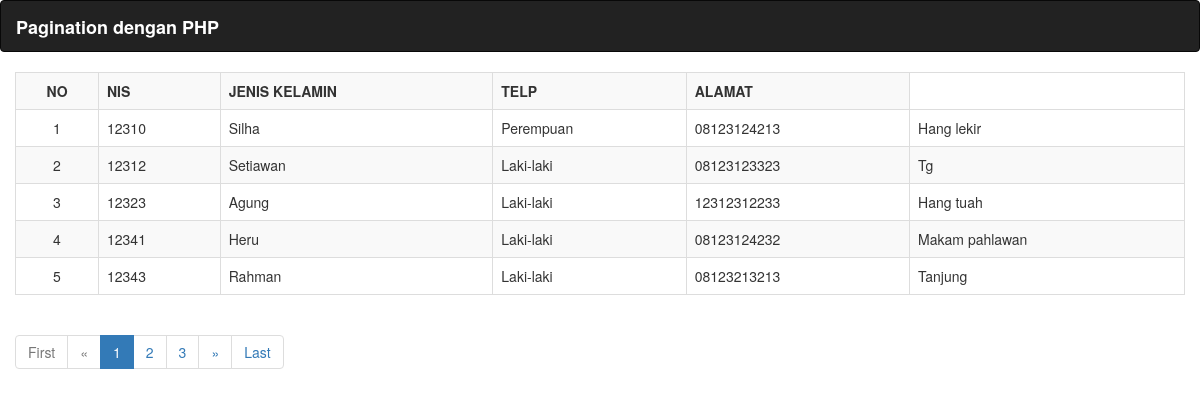
The app's page /translate.php with its own data.
### tables this page shows
CREATE TABLE IF NOT EXISTS `siswa` (
  `nis` varchar(11) NOT NULL,
  `nama` varchar(50) NOT NULL,
  `jenis_kelamin` varchar(10) NOT NULL,
  `telp` varchar(15) NOT NULL,
  `alamat` text NOT NULL,
  PRIMARY KEY (`nis`)
);

### translate.php (the view, shortened to what this page needs)
<!DOCTYPE html>
<html lang="en">
<head>
    <mta http-equiv="X-UA-Compatible" content="IE=edge">
    <link href="css/bootstrap.min.css" rel="stylesheet">
</head>
<body>
    <nav class="navbar navbar-inverse" role="navigation">
        <div class="container-fluid">
            <div class="navbar-header">
                <a class="navbar-brand" href="#" style="color: white;"><b>Pagination dengan PHP</b></a>
            </div>
        </div>
    </nav>
    <div style="padding: 0 15px;">
        <div class="table-responsive">
            <table class="table table-bordered table-striped table-hover">
                <tr>
                    <th class="text-center">NO</th>
                    <th>NIS</th>
                    <th>JENIS KELAMIN</th>
                    <th>TELP</th>
                    <th>ALAMAT</th>
                </tr>
                <?php
                include "koneksi.php";
                $page = (isset($_GET['page'])) ? $_GET['page'] : 1;
                $limit = 5;
                $limit_start = ($page - 1) * $limit;
                $sql = $pdo->prepare("SELECT * FROM siswa LIMIT ".$limit_start.",".$limit);
                $sql->execute();
                $no = $limit_start + 1;
                while ($data = $sql->fetch()) {
                ?>
                    <tr>
                        <td class="align-middle text-center"><?php echo $no; ?></td>
                        <td class="align-middle"><?php echo $data['nis']; ?></td>
                        <td class="align-middle"><?php echo $data['nama']; ?></td>
                        <td class="align-middle"><?php echo $data['jenis_kelamin']; ?></td>
                        <td class="align-middle"><?php echo $data['telp']; ?></td>
                        <td class="align-middle"><?php echo $data['alamat']; ?></td>
                    </tr>
                <?php
                $no++;
                }
                ?>
            </table>
        <div>
        <ul class="pagination">
            <?php
            if ($page == 1) {
            ?>
                <li class="disabled"><a href="#">First</a></li>
                <li class="disabled"><a href="#">&laquo;</a></li>
            <?php
            } else {
                $link_prev = ($page > 1) ? $page - 1 : 1;
            ?>
                <li><a href="index.php?page=1">First</a></li>
                <li><a href="index.php?page=<?php echo $link_prev; ?>">&laquo;</a></li>
            <?php
            }
            ?>
            <?php
            $sql2 = $pdo->prepare("SELECT COUNT(*) AS total FROM siswa");
            $sql2->execute();
            $get_jumlah = $sql2->fetch();
            $jumlah_page = ceil($get_jumlah['total'] / $limit);
            $jumlah_number = 3;
            $start_number = ($page > $jumlah_number) ? $page - $jumlah_number : 1;
            $end_number = ($page < ($jumlah_page - $jumlah_number)) ? $page + $jumlah_number : $jumlah_page;
            for ($i = $start_number; $i <= $end_number; $i++) {
                $link_active = ($page == $i) ? 'class="active"' : '';
            ?>
                <li <?php echo $link_active; ?>><a href="index.php?page=<?php echo $i; ?>"><?php echo $i; ?></a></li>
            <?php
            }
            ?>
            <?php
            if ($page == $jumlah_page) {
            ?>
                <li class="disabled"><a href="#">&raquo;</a></li>
                <li class="disabled"><a href="#">Last</a></li>
            <?php
            } else {
                $link_next = ($page < $jumlah_page) ? $page + 1 : $jumlah_page;
            ?>
                <li><a href="index.php?page=<?php echo $link_next; ?>">&raquo;</a></li>
                <li><a href="index.php?page=<?php echo $jumlah_page; ?>">Last</a></li>
            <?php
            }
            ?>
        </ul>
    </div>
</body>
</html>

### translate.php (style rules this page uses)
.align-middle { vertical-align: middle !important; }

### records on screen
siswa: nis "12310", nama "Silha", jenis_kelamin "Perempuan", telp "08123124213", alamat "Hang lekir"
siswa: nis "12312", nama "Setiawan", jenis_kelamin "Laki-laki", telp "08123123323", alamat "Tg"
siswa: nis "12323", nama "Agung", jenis_kelamin "Laki-laki", telp "12312312233", alamat "Hang tuah"
siswa: nis "12341", nama "Heru", jenis_kelamin "Laki-laki", telp "08123124232", alamat "Makam pahlawan"
siswa: nis "12343", nama "Rahman", jenis_kelamin "Laki-laki", telp "08123213213", alamat "Tanjung"
